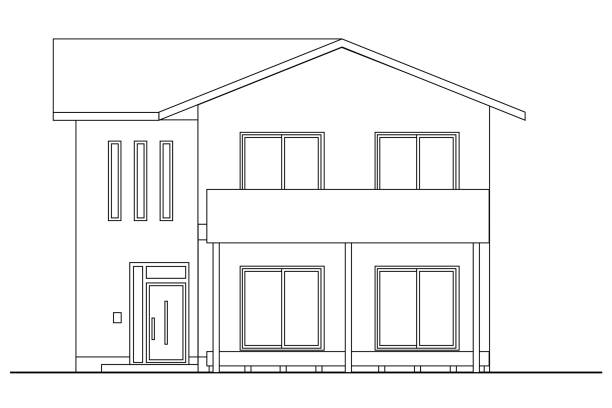
#> input picture data/raw/sample_elevation.jpg, 612 x 408 px; its folder holds only this picture in this run
$ python -i shape_detection.py   (imports and definitions only)
#> lines starting #> are read from the running program, lines starting #| are printed output that depends on the picture; after the words box and inside, x2 and y2 are one past the last pixel; in counts of white or black regions, pixels touching at a corner belong together
### utils/e_drive_setup.py
#!/usr/bin/env python3
"""
E-Drive Setup Utility
Moves all model storage and cache to E drive to save C drive space
"""

import os
import shutil
import sys
from pathlib import Path

def setup_e_drive_environment():
    """
    Set up environment variables to use E drive for all model storage and cache

    Returns:
        str: Path to the E drive cache directory
    """
    # Define E drive paths
    e_drive_base = "E:/macad-thesis-25"
    e_cache_dir = os.path.join(e_drive_base, "cache")
    e_models_dir = os.path.join(e_drive_base, "models")
    e_yolo_cache = os.path.join(e_cache_dir, "yolo")
    e_transformers_cache = os.path.join(e_cache_dir, "transformers")
    e_huggingface_cache = os.path.join(e_cache_dir, "huggingface")
    e_ultralytics_cache = os.path.join(e_cache_dir, "ultralytics")

    # Create directories if they don't exist
    directories = [
        e_cache_dir,
        e_models_dir,
        e_yolo_cache,
        e_transformers_cache,
        e_huggingface_cache,
        e_ultralytics_cache
    ]

    for directory in directories:
        os.makedirs(directory, exist_ok=True)
        print(f"✓ Created directory: {directory}")

    # Set environment variables for different libraries
    os.environ['TRANSFORMERS_CACHE'] = e_transformers_cache
    os.environ['HF_HOME'] = e_huggingface_cache
    os.environ['TORCH_HOME'] = e_cache_dir
    os.environ['ULTRAALYTICS_CACHE_DIR'] = e_ultralytics_cache

    # Set Python cache directory
    os.environ['PYTHONPYCACHEPREFIX'] = os.path.join(e_cache_dir, "python_cache")

    # Set pip cache directory
    os.environ['PIP_CACHE_DIR'] = os.path.join(e_cache_dir, "pip")

    print("✓ Environment variables set for E drive storage")

    return e_cache_dir

# [157 lines left out: functions move_existing_cache_to_e_drive, cleanup_c_drive_cache, create_cache_cleanup_script, main, not called in this run]

# [2 lines that do not run on import are left out]

### scripts/shape_detection.py
#!/usr/bin/env python3
"""
OpenCV Shape Detection Module
Based on PyImageSearch tutorial for detecting geometric shapes in site plans
"""

import cv2
import numpy as np
import os
from typing import Dict, Any, List, Tuple
from PIL import Image
import json

# Set up E drive environment first
from utils.e_drive_setup import setup_e_drive_environment
# [1 line not run here, left out]

class ShapeDetector:
    """
    Shape detector class based on PyImageSearch tutorial
    Detects and classifies geometric shapes in site plans
    """

    def __init__(self):
        """Initialize the shape detector"""
        pass

    def detect(self, contour):
        """
        Detect the shape of a contour based on vertex count

        Args:
            contour: OpenCV contour

        Returns:
            str: Shape name (triangle, square, rectangle, pentagon, circle, etc.)
        """
        # Initialize the shape name and approximate the contour
        shape = "unidentified"
        peri = cv2.arcLength(contour, True)
        approx = cv2.approxPolyDP(contour, 0.04 * peri, True)

        # If the shape is a triangle, it will have 3 vertices
        if len(approx) == 3:
            shape = "triangle"

        # If the shape has 4 vertices, it is either a square or a rectangle
        elif len(approx) == 4:
            # Compute the bounding box of the contour and use the
            # bounding box to compute the aspect ratio
            (x, y, w, h) = cv2.boundingRect(approx)
            ar = w / float(h)

            # A square will have an aspect ratio that is approximately
            # equal to one, otherwise, the shape is a rectangle
            shape = "square" if ar >= 0.95 and ar <= 1.05 else "rectangle"

        # If the shape is a pentagon, it will have 5 vertices
        elif len(approx) == 5:
            shape = "pentagon"

        # If the shape is a hexagon, it will have 6 vertices
        elif len(approx) == 6:
            shape = "hexagon"

        # If the shape is an octagon, it will have 8 vertices
        elif len(approx) == 8:
            shape = "octagon"

        # Otherwise, we assume the shape is a circle
        else:
            shape = "circle"

        return shape

class SitePlanShapeAnalyzer:
    """
    Comprehensive shape analysis for site plans
    Combines shape detection with site-specific analysis
    """

    def __init__(self):
        """Initialize the shape analyzer"""
        self.shape_detector = ShapeDetector()

        # Set up E drive cache
        self.e_cache_dir = setup_e_drive_environment()
        self.temp_dir = os.path.join(self.e_cache_dir, "shape_analysis_temp")
        os.makedirs(self.temp_dir, exist_ok=True)

    def preprocess_image_for_shape_detection(self, image_path: str) -> Tuple[np.ndarray, float]:
        """
        Preprocess image for optimal shape detection

        Args:
            image_path (str): Path to the input image

        Returns:
            tuple: (preprocessed_image, scale_ratio)
        """
        # Load the image and resize it to a smaller factor so that
        # the shapes can be approximated better
        image = cv2.imread(image_path)
        if image is None:
            raise ValueError(f"Could not load image: {image_path}")

        # Resize for better shape approximation
        resized = cv2.resize(image, (800, 600))
        ratio = image.shape[0] / float(resized.shape[0])

        # Convert the resized image to grayscale, blur it slightly,
        # and threshold it
        gray = cv2.cvtColor(resized, cv2.COLOR_BGR2GRAY)
        blurred = cv2.GaussianBlur(gray, (5, 5), 0)

        # Use adaptive thresholding for better results
        thresh = cv2.adaptiveThreshold(
            blurred, 255, cv2.ADAPTIVE_THRESH_GAUSSIAN_C,
            cv2.THRESH_BINARY, 11, 2
        )

        return thresh, ratio

    def detect_shapes(self, image_path: str, min_area: int = 100) -> Dict[str, Any]:
        """
        Detect all shapes in the site plan image

        Args:
            image_path (str): Path to the site plan image
            min_area (int): Minimum contour area to consider

        Returns:
            dict: Shape detection results
        """
        try:
            # Preprocess image
            thresh, ratio = self.preprocess_image_for_shape_detection(image_path)

            # Find contours in the thresholded image
            contours, _ = cv2.findContours(
                thresh.copy(), cv2.RETR_EXTERNAL, cv2.CHAIN_APPROX_SIMPLE
            )

            # Initialize results
            shape_results = {
                "total_shapes": 0,
                "shapes_by_type": {},
                "shape_details": [],
                "processing_info": {
                    "image_path": image_path,
                    "scale_ratio": ratio,
                    "min_area": min_area
                }
            }

            # Process each contour
            for i, contour in enumerate(contours):
                # Filter by area
                area = cv2.contourArea(contour)
                if area < min_area:
                    continue

                # Detect shape
                shape = self.shape_detector.detect(contour)

                # Get bounding box and center
                (x, y, w, h) = cv2.boundingRect(contour)
                M = cv2.moments(contour)
                if M["m00"] != 0:
                    cX = int(M["m10"] / M["m00"])
                    cY = int(M["m01"] / M["m00"])
                else:
                    cX, cY = x + w//2, y + h//2

                # Store shape details
                shape_detail = {
                    "id": i,
                    "shape": shape,
                    "area": area,
                    "center": (cX, cY),
                    "bounding_box": (x, y, w, h),
                    "perimeter": cv2.arcLength(contour, True)
                }

                shape_results["shape_details"].append(shape_detail)

                # Update counts
                shape_results["total_shapes"] += 1
                shape_results["shapes_by_type"][shape] = shape_results["shapes_by_type"].get(shape, 0) + 1

            return shape_results

        except Exception as e:
            return {
                "error": f"Error in shape detection: {str(e)}",
                "total_shapes": 0,
                "shapes_by_type": {},
                "shape_details": []
            }

    # [97 lines left out: functions analyze_site_plan_structures, _analyze_size_distribution, not called in this run]

    def create_annotated_image(self, image_path: str, output_path: str) -> str:
        """
        Create an annotated image showing detected shapes

        Args:
            image_path (str): Path to input image
            output_path (str): Path to save annotated image

        Returns:
            str: Path to annotated image
        """
#> called with image_path = '../data/raw/sample_elevation.jpg', output_path = 'out.png'
        try:
            # Load and resize image
            image = cv2.imread(image_path)
#> image is the input picture: shape (408, 612, 3); min 0, max 255, mean 244
            resized = cv2.resize(image, (800, 600))
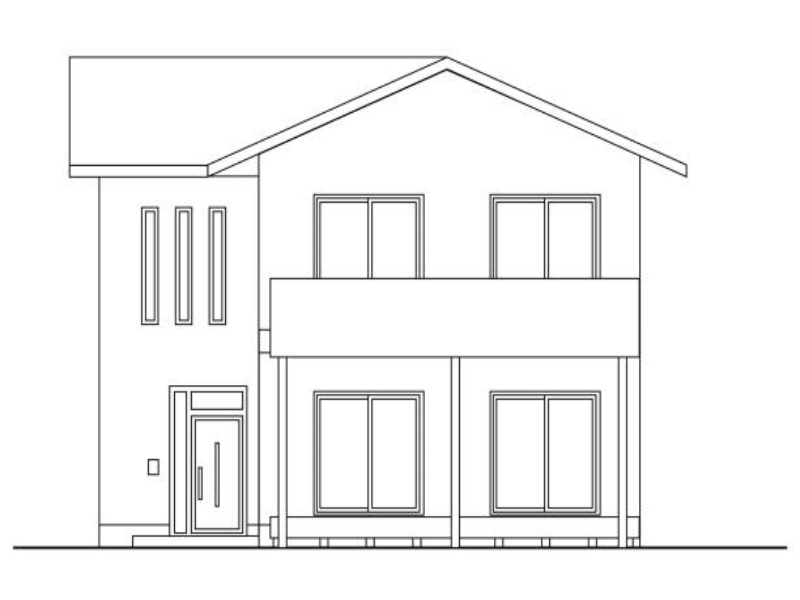
#> resized: shape (600, 800, 3); min 8, max 255, mean 243.9

            # Detect shapes
            shape_results = self.detect_shapes(image_path, min_area=50)
#> in preprocess_image_for_shape_detection, `thresh = cv2.adaptiveThreshold( blurred, 255, cv2.ADAPTIVE_THRESH_GAUS..`:
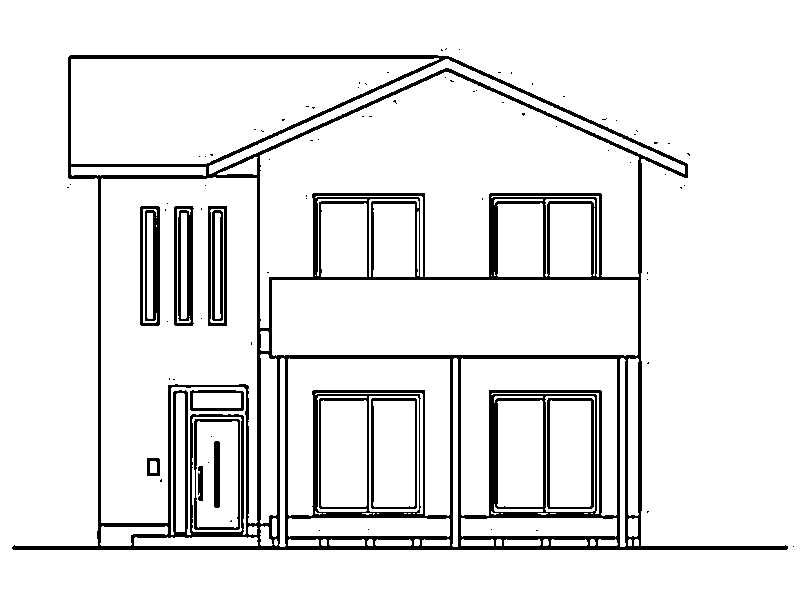
#> thresh: shape (600, 800); 90.8% white; 84 black regions (72 under 20 px), largest, box (x1, y1, x2, y2) and area: (12, 55, 788, 550) 36007, (140, 206, 160, 326) 1477, (174, 206, 194, 326) 1468
#> in detect_shapes, `thresh, ratio = self.preprocess_image_for_shape_detection(image_path)`: ratio = 0.68
#> in detect_shapes, `contours, _ = cv2.findContours( thresh.copy(), cv2.RETR_EXTERNAL, cv2...`: contours = [[[0, 0], [0, 599], [799, 599], [799, 0]]]
#> the loop in detect_shapes, `for i, contour in enumerate(contours):` made 1 pass
#> (area, shape, peri in detect, approx in detect, x, y, w, h) on pass 1: (478601, 'rectangle', 2796, [[0, 0], [0, 599], [799, 599], [799, 0]], 0, 0, 800, 600)
#> after the loop in detect_shapes, `for i, contour in enumerate(contours):`: shape_results = 4 items
#> shape_results = 4 items

            if "error" in shape_results:
                return f"Error: {shape_results['error']}"

            # Draw shapes on image
            for shape_detail in shape_results["shape_details"]:
                # Get contour for drawing
                thresh, _ = self.preprocess_image_for_shape_detection(image_path)
                contours, _ = cv2.findContours(
                    thresh.copy(), cv2.RETR_EXTERNAL, cv2.CHAIN_APPROX_SIMPLE
                )
#> contours = [[[0, 0], [0, 599], [799, 599], [799, 0]]]

                if shape_detail["id"] < len(contours):
                    contour = contours[shape_detail["id"]]
#> contour = [[0, 0], [0, 599], [799, 599], [799, 0]]

                    # Draw contour
                    cv2.drawContours(resized, [contour], -1, (0, 255, 0), 2)

                    # Draw shape label
                    cX, cY = shape_detail["center"]
#> cX = 399; cY = 299
                    cv2.putText(
                        resized, shape_detail["shape"], (cX, cY),
                        cv2.FONT_HERSHEY_SIMPLEX, 0.5, (255, 255, 255), 2
                    )

            # Save annotated image
            cv2.imwrite(output_path, resized)
            return output_path

        except Exception as e:
            return f"Error creating annotated image: {str(e)}"

# Global analyzer instance
shape_analyzer = SitePlanShapeAnalyzer()

# [23 lines left out: functions detect_shapes_in_site_plan, analyze_site_plan_structures, not called in this run]

>>> result = SitePlanShapeAnalyzer().create_annotated_image('../data/raw/sample_elevation.jpg', 'out.png')

$ run again, on data/raw/sample_plan.jpg
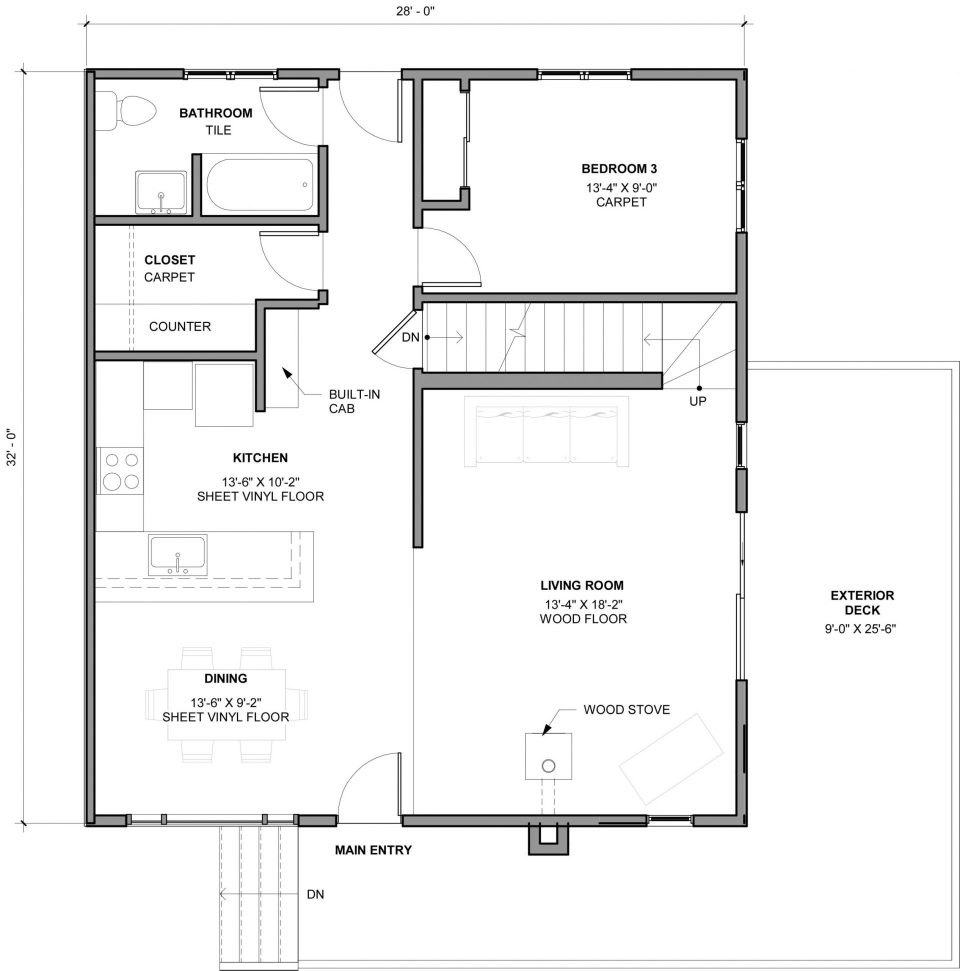
#> input picture data/raw/sample_plan.jpg, 1920 x 1941 px (shown at 1/2 size)
#> in create_annotated_image, image is the input picture: shape (1941, 1920, 3); min 0, max 255, mean 243.1
#> in preprocess_image_for_shape_detection, `thresh = cv2.adaptiveThreshold( blurred, 255, cv2.ADAPTIVE_THRESH_GAUS..`:
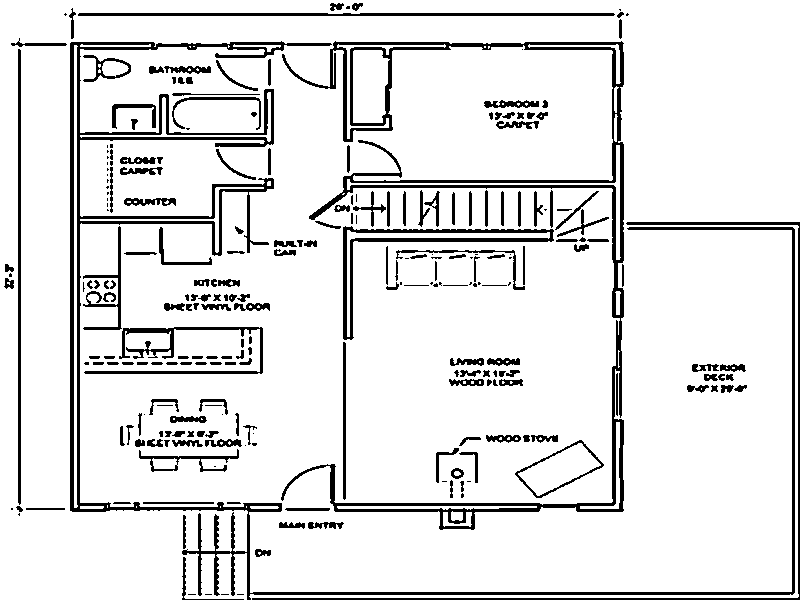
#> thresh: shape (600, 800); 89.2% white; 255 black regions (60 under 20 px)
#> in detect_shapes, `thresh, ratio = self.preprocess_image_for_shape_detection(image_path)`: ratio = 3.23
#> in detect_shapes, `contours, _ = cv2.findContours( thresh.copy(), cv2.RETR_EXTERNAL, cv2...`: contours = 16 contours, 8 with area under 20; largest, box (x1, y1, x2, y2) and area: (0, 0, 800, 600) 455846, (74, 45, 78, 508) 927, (80, 92, 271, 142) 425, (80, 187, 264, 253) 380, (233, 44, 281, 52) 74, (80, 44, 151, 47) 74, (250, 506, 279, 509) 54, (80, 506, 104, 509) 46
#> the loop in detect_shapes, `for i, contour in enumerate(contours):` made 16 passes
#> (area, shape, peri in detect, approx in detect, x, y, w, h) on pass 14: (73.5, 'rectangle', 104.7, [[233, 45], [265, 46], [267, 51], [280, 46]], 233, 44, 48, 8)
#> after the loop in detect_shapes, `for i, contour in enumerate(contours):`: shape_results = 4 items
#> in create_annotated_image, `contour = contours[shape_detail["id"]]`: contour = [[250, 506], [250, 507], [251, 508], [277, 508], [278, 507], [277, 506]]
#> in create_annotated_image, `cX, cY = shape_detail["center"]`: cX = 263; cY = 506
#> in create_annotated_image, `cv2.imwrite(output_path, resized)`:
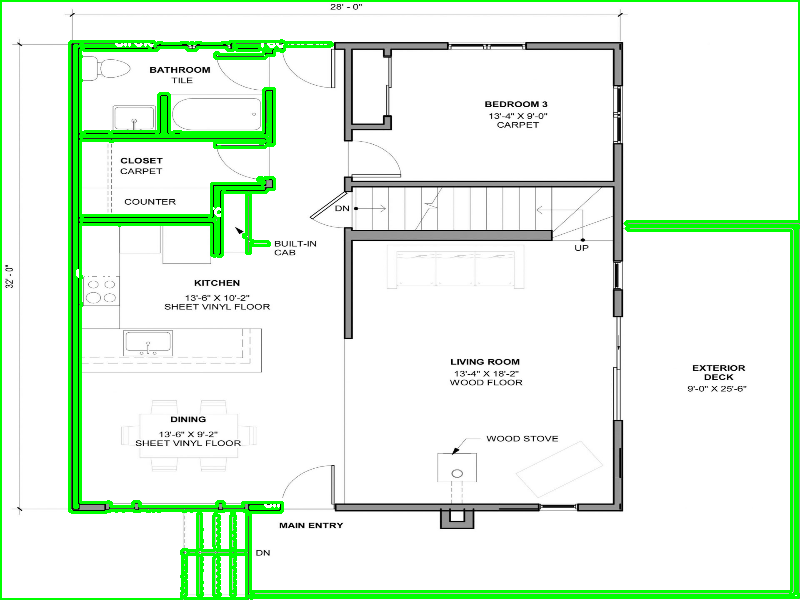
#> saved as out.png: shape (600, 800, 3); mean B, G, R 229.1, 245.6, 229.1
